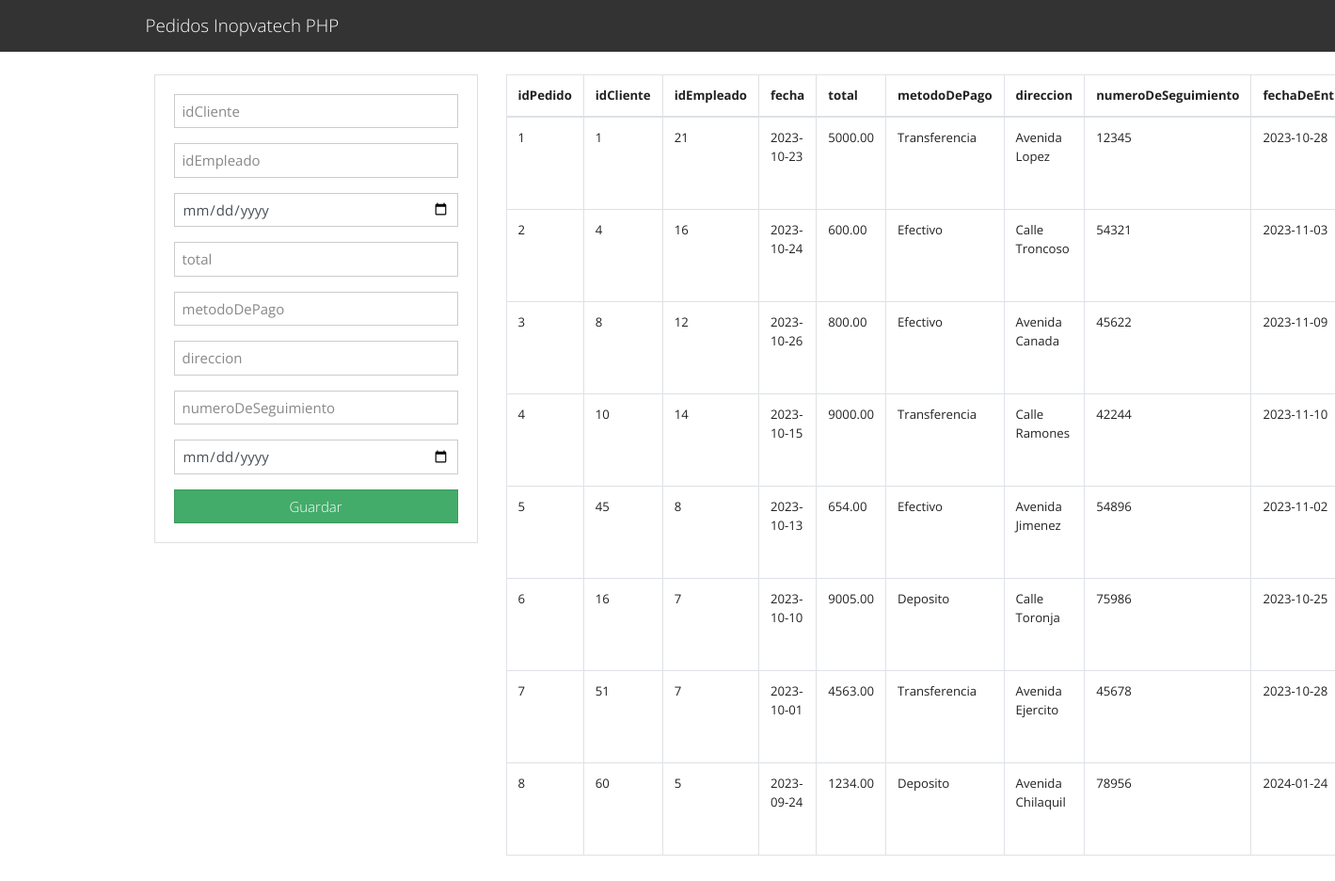
The page / on the database its author committed.
### tables this page shows
CREATE TABLE `tbl_pedidos` (
  `idPedido` int(10) NOT NULL,
  `idCliente` int(10) NOT NULL,
  `idEmpleado` int(10) NOT NULL,
  `fecha` date NOT NULL,
  `total` double(10,2) NOT NULL,
  `metodoDePago` varchar(50) NOT NULL,
  `direccion` varchar(100) NOT NULL,
  `numeroDeSeguimiento` varchar(50) NOT NULL,
  `fechaDeEntrega` date NOT NULL
);

### index.php (the view, shortened to what this page needs)
<?php include("db.php"); ?>
<?php include('includes/header.php'); ?>
<main class="container p-4">
  <div class="row">
    <div class="col-md-4">
      <div class="card card-body">
        <form action="saveTask.php" method="POST">
        <div class="form-group">
          <input name="idCliente" type="number" class="form-control" value="" placeholder="idCliente">
        </div>
        <div class="form-group">
          <input name="idEmpleado" type="number" class="form-control" value="" placeholder="idEmpleado">
        </div>
        <div class="form-group">
          <input name="fecha" type="date" class="form-control" value="" placeholder="fecha">
        </div>
        <div class="form-group">
          <input name="total" type="number" class="form-control" value="" placeholder="total">
        </div>
        <div class="form-group">
          <input name="metodoDePago" type="text" class="form-control" value="" placeholder="metodoDePago">
        </div>
            <div class="form-group">
          <input name="direccion" type="text" class="form-control" value="" placeholder="direccion">
        </div>
        <div class="form-group">
          <input name="numeroDeSeguimiento" type="text" class="form-control" value="" placeholder="numeroDeSeguimiento">
        </div>
        <div class="form-group">
          <input name="fechaDeEntrega" type="date" class="form-control" value="" placeholder="fechaDeEntrega">
        </div>
          <input type="submit" name="saveTask" class="btn btn-success btn-block" value="Guardar">
        </form>
      </div>
    </div>
    <div class="col-md-8">
      <table class="table table-bordered">
        <thead>
          <tr>
            <th>idPedido</th>
            <th>idCliente</th>
            <th>idEmpleado</th>
            <th>fecha</th>
            <th>total</th>
            <th>metodoDePago</th>
            <th>direccion</th>
            <th>numeroDeSeguimiento</th>
            <th>fechaDeEntrega</th>
          </tr>
        </thead>
        <tbody>
          <?php
          $query = "SELECT * FROM tbl_pedidos";
          $result_tasks = mysqli_query($conn, $query);
          while($row = mysqli_fetch_assoc($result_tasks)) { ?>
          <tr>
            <td><?php echo $row['idPedido']; ?></td>
            <td><?php echo $row['idCliente']; ?></td>
            <td><?php echo $row['idEmpleado']; ?></td>
            <td><?php echo $row['fecha']; ?></td>
            <td><?php echo $row['total']; ?></td>
            <td><?php echo $row['metodoDePago']; ?></td>
            <td><?php echo $row['direccion']; ?></td>
            <td><?php echo $row['numeroDeSeguimiento']; ?></td>
            <td><?php echo $row['fechaDeEntrega']; ?></td>
          </tr>
          <?php } ?>
        </tbody>
      </table>
    </div>
  </div>
</main>
<?php include('includes/footer.php'); ?>

### Includes/header.php (shortened to what this page needs)
<!DOCTYPE html>
<html lang="en">
  <head>
    <link rel="stylesheet" href="https://bootswatch.com/4/yeti/bootstrap.min.css">
    <link rel="stylesheet" href="https://use.fontawesome.com/releases/v5.6.3/css/all.css">
  </head>
  <body>
    <nav class="navbar navbar-dark bg-dark">
      <div class="container">
        <a class="navbar-brand" href="index.php">Pedidos Inopvatech PHP </a>
      </div>
    </nav>

### Includes/footer.php (shortened to what this page needs)
</body>
</html>

### rows shown on the page
tbl_pedidos: idPedido "1", idCliente "1", idEmpleado "21", fecha "2023-10-23", total "5000.00", metodoDePago "Transferencia", direccion "Avenida Lopez", numeroDeSeguimiento "12345", fechaDeEntrega "2023-10-28"
tbl_pedidos: idPedido "2", idCliente "4", idEmpleado "16", fecha "2023-10-24", total "600.00", metodoDePago "Efectivo", direccion "Calle Troncoso", numeroDeSeguimiento "54321", fechaDeEntrega "2023-11-03"
tbl_pedidos: idPedido "3", idCliente "8", idEmpleado "12", fecha "2023-10-26", total "800.00", metodoDePago "Efectivo", direccion "Avenida Canada", numeroDeSeguimiento "45622", fechaDeEntrega "2023-11-09"
tbl_pedidos: idPedido "4", idCliente "10", idEmpleado "14", fecha "2023-10-15", total "9000.00", metodoDePago "Transferencia", direccion "Calle Ramones", numeroDeSeguimiento "42244", fechaDeEntrega "2023-11-10"
tbl_pedidos: idPedido "5", idCliente "45", idEmpleado "8", fecha "2023-10-13", total "654.00", metodoDePago "Efectivo", direccion "Avenida Jimenez", numeroDeSeguimiento "54896", fechaDeEntrega "2023-11-02"
tbl_pedidos: idPedido "6", idCliente "16", idEmpleado "7", fecha "2023-10-10", total "9005.00", metodoDePago "Deposito", direccion "Calle Toronja", numeroDeSeguimiento "75986", fechaDeEntrega "2023-10-25"
tbl_pedidos: idPedido "7", idCliente "51", idEmpleado "7", fecha "2023-10-01", total "4563.00", metodoDePago "Transferencia", direccion "Avenida Ejercito", numeroDeSeguimiento "45678", fechaDeEntrega "2023-10-28"
tbl_pedidos: idPedido "8", idCliente "60", idEmpleado "5", fecha "2023-09-24", total "1234.00", metodoDePago "Deposito", direccion "Avenida Chilaquil", numeroDeSeguimiento "78956", fechaDeEntrega "2024-01-24"
